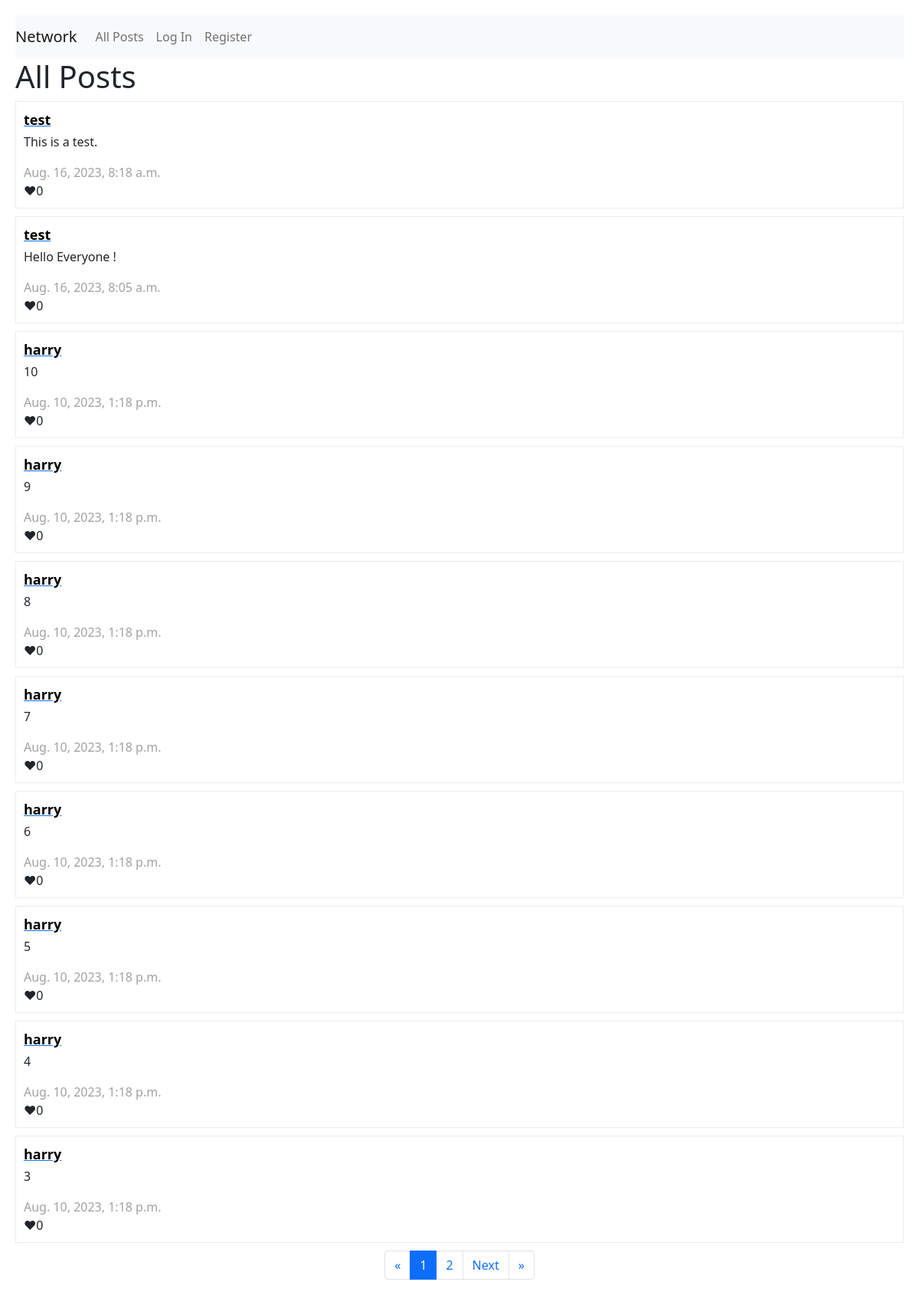
The page / on the database its author committed.
### network/models.py (models this page shows, shortened)
class Post(models.Model):
    user = models.ForeignKey(User, on_delete=models.CASCADE, related_name="posts")
    text = models.CharField(max_length=500)
    timestamp = models.DateTimeField(auto_now_add=True)
    likes = models.IntegerField(editable=False, default=0)

class User(AbstractUser):
    pass

### network/views.py (the view)
# urls.py: path("", views.index, name="index"),
def index(request):
    posts = Post.objects.all().order_by("-timestamp").all()
    paginator = Paginator(posts, 10)
    page_number = request.GET.get('page')
    page_obj = paginator.get_page(page_number)
    return render(request, "network/index.html", {
        "form": PostForm,
        "page_obj" : page_obj,
    })

### network/templates/network/index.html (shortened to what this page needs)
{% extends "network/layout.html" %}
{% block body %}
<h1>All Posts</h1>
        <div id = view-posts>
            {% for post in page_obj %}
            <div id = post-details>
                <a href="{% url 'view_profile' post.user.id %}"><div class="username">{{ post.user.username}}</div></a>
                <div class="text">{{ post.text|linebreaks}}</div>
                <div class="timestamp">{{ post.timestamp}}</div>
                <div class="likes">&#10084;{{ post.likes}}</div>
            </div>
            {% endfor %}
        {% include "network/pagination.html" %}
    </div>
{% endblock %}

### network/static/network/styles.css (style rules this page uses)
body { margin:20px; position:relative; }
#post-details { border: 1px solid rgb(236, 236, 236); margin-bottom:10px; padding:10px; }
.username { font-weight: bold; font-size:18px; margin-bottom:3px; color:black; }
.timestamp { color:rgb(161, 161, 161) }

### rows shown on the page
Post: user.username "test", text "This is a test.", timestamp "Aug. 16, 2023, 8:18 a.m.", likes "0"
Post: user.username "test", text "Hello Everyone !", timestamp "Aug. 16, 2023, 8:05 a.m.", likes "0"
Post: user.username "harry", text "10", timestamp "Aug. 10, 2023, 1:18 p.m.", likes "0"
Post: user.username "harry", text "9", timestamp "Aug. 10, 2023, 1:18 p.m.", likes "0"
Post: user.username "harry", text "8", timestamp "Aug. 10, 2023, 1:18 p.m.", likes "0"
Post: user.username "harry", text "7", timestamp "Aug. 10, 2023, 1:18 p.m.", likes "0"
Post: user.username "harry", text "6", timestamp "Aug. 10, 2023, 1:18 p.m.", likes "0"
Post: user.username "harry", text "5", timestamp "Aug. 10, 2023, 1:18 p.m.", likes "0"
Post: user.username "harry", text "4", timestamp "Aug. 10, 2023, 1:18 p.m.", likes "0"
Post: user.username "harry", text "3", timestamp "Aug. 10, 2023, 1:18 p.m.", likes "0"

### other values the page prints
{{ page_obj.number }} "1"
{{ page_obj.next_page_number }} "2"
